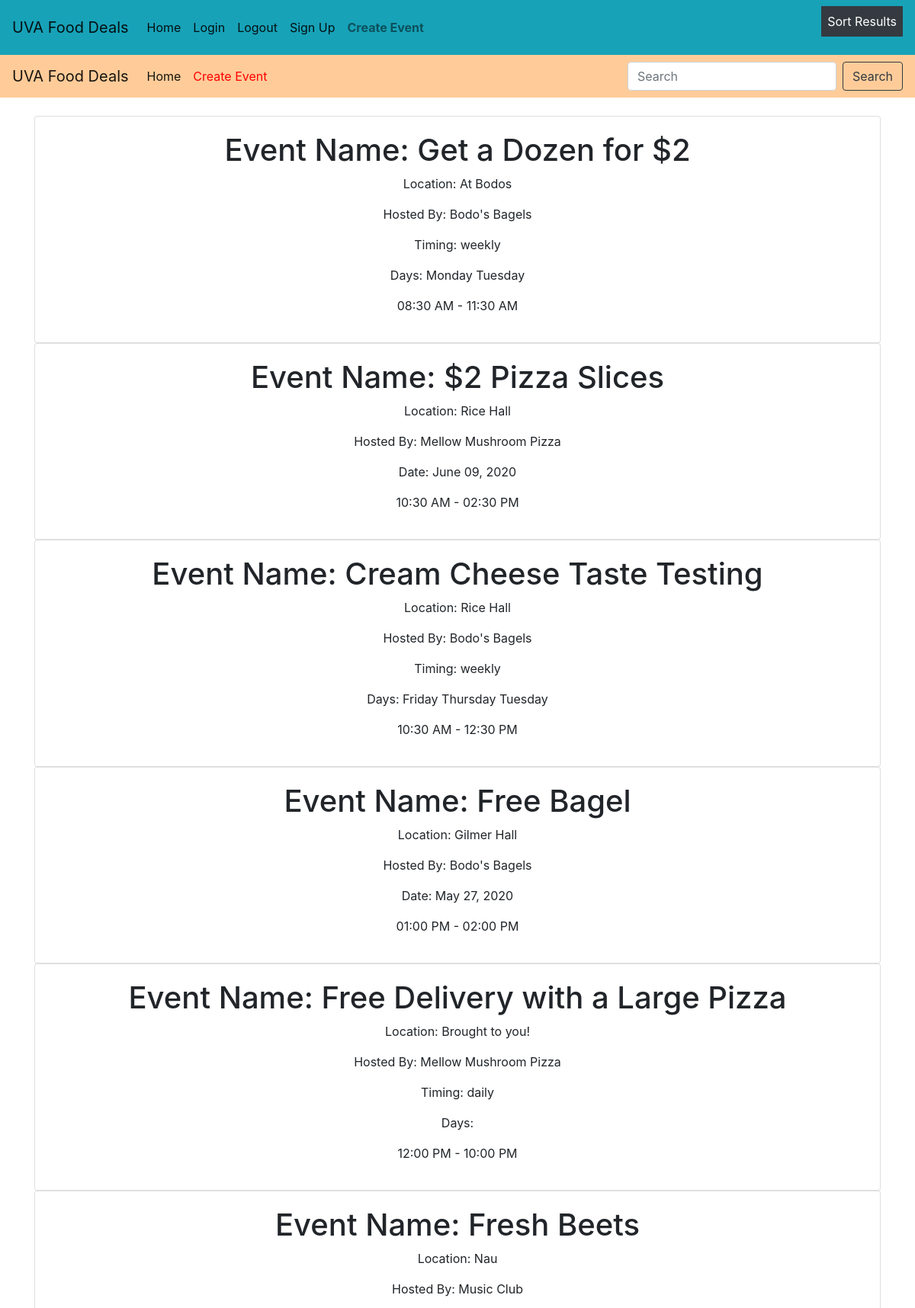
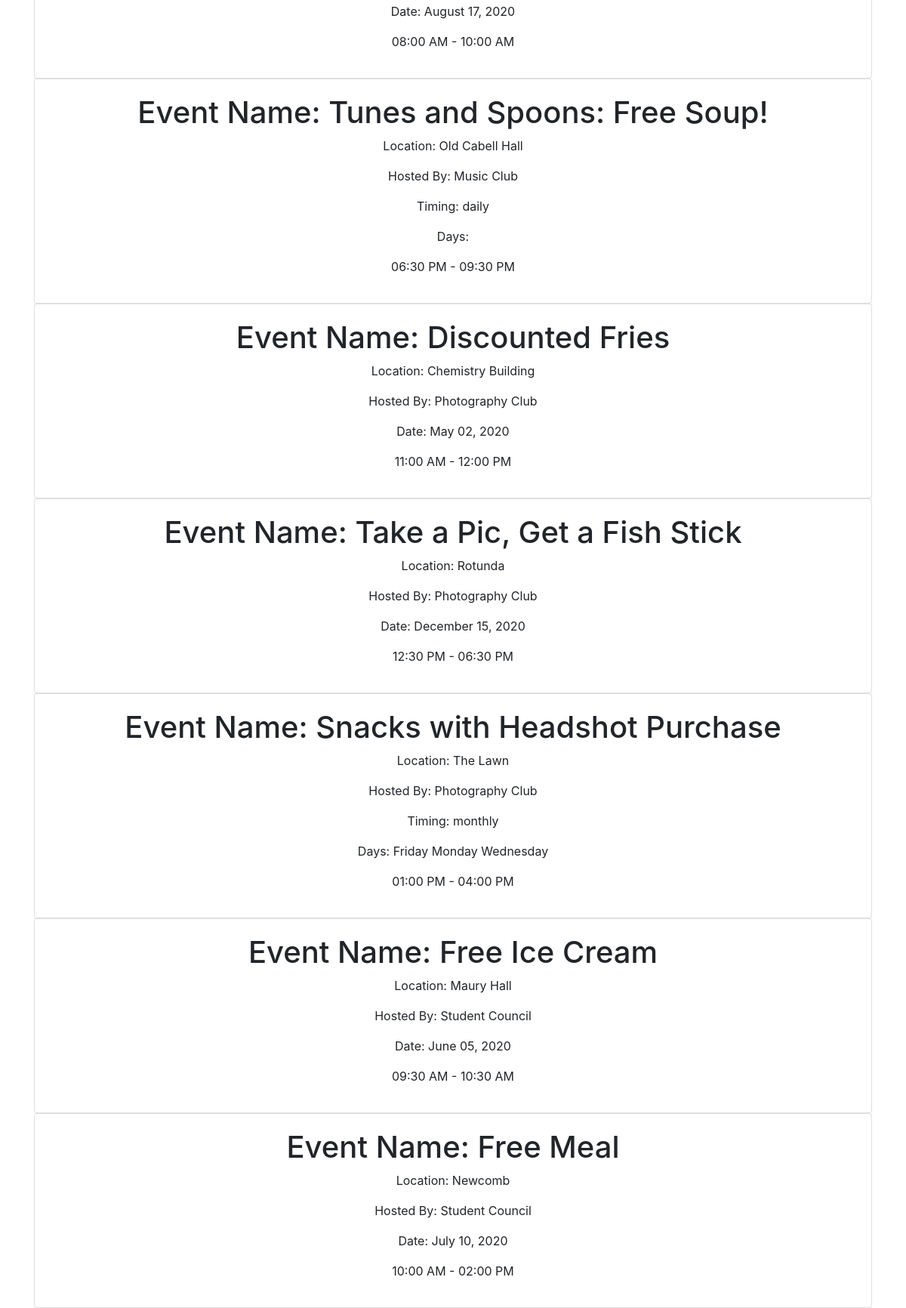
The app's page /uvafooddeals.php with its own data (2 pictures, top to bottom).
### tables this page shows
CREATE TABLE `recurring_event` (
  `eventID` int(6) NOT NULL,
  `timing` varchar(30) NOT NULL
);

CREATE TABLE `one_time_event` (
  `eventID` int(6) NOT NULL,
  `exact_date` date NOT NULL
);

### uvafooddeals.php (the view, shortened to what this page needs)
<?php
    require('uvafooddeals-connectdb.php');
    $query = "SELECT COUNT(*) FROM event NATURAL JOIN sponsors NATURAL JOIN host";
    $statement = $db->prepare($query);
    $statement->execute();
    $num_rows = $statement->fetchAll();
    foreach ($num_rows as $num_row) {
        if ($num_row['COUNT(*)'] == 0) {
            echo "<center><h4>You have no events! Add an event by clicking the button above.</h4></center>";
        } else {
            if(array_key_exists('popularity', $_POST))
            {
            $query = "SELECT * FROM event NATURAL JOIN sponsors NATURAL JOIN host ORDER BY total_votes DESC";
            }
            else
            {
            $query = "SELECT * FROM event NATURAL JOIN sponsors NATURAL JOIN host ORDER BY eventID DESC";
            }
            $statement = $db->prepare($query);
            $statement->execute();
            $results = $statement->fetchAll();
            foreach ($results as $result) {
                $eventID = $result["eventID"];
                $location = $result["location"];
                $startTime = $result["startTime"];
                $endTime = $result["endTime"];
                $event_name = $result["event_name"];
                $host = $result["name"];
                $isOneTime = false;
                $exact_date = '';
                $timing = '';
                $days = array();
                $query = "SELECT * FROM one_time_event";
                $statement = $db->prepare($query);
                $statement->execute();
                $results_onetime = $statement->fetchAll();
                foreach ($results_onetime as $result_onetime) {
                    if ($eventID == $result_onetime['eventID']) {
                        $exact_date = $result_onetime['exact_date'];
                        $isOneTime = true;
                    }
                }
                if ($isOneTime == false) {
                    $query = "SELECT * FROM recurring_event";
                    $statement = $db->prepare($query);
                    $statement->execute();
                    $results_rec = $statement->fetchAll();
                    foreach ($results_rec as $result_rec) {
                        if ($eventID == $result_rec['eventID']) {
                            $timing = $result_rec['timing'];
                        }
                    }
                    $query = "SELECT * FROM recurring_event_days_occurring";
                    $statement = $db->prepare($query);
                    $statement->execute();
                    $results_d = $statement->fetchAll();
                    foreach ($results_d as $result_d) {
                        if ($eventID == $result_d['eventID']) {
                            array_push($days, $result_d['day']);
                        }
                    }
                }
                echo "<div class='container'>";
                echo "<div class='card'>
                    <div class='card-body'>
                        <h1>Event Name: " . $event_name . "</h1>
                        <p>Location: " . $location . "</p>
                        <p>Hosted By: " . $host . "</p>";
                if ($isOneTime) {
                    echo "<p>Date: " . date('F d, Y ', strtotime($exact_date)) . "</p>";
                } else {
                    echo "<p>Timing: " . $timing . "</p>";
                    echo "<p>Days: ";
                    foreach ($days as $day) {
                        echo $day . " ";
                    }
                    echo "</p>";
                }
                echo "<p>" . date('h:i A', strtotime($startTime)) . ' - ' . date('h:i A', strtotime($endTime)) . "</p>";
                echo"</div>
                </div>";
                echo "</div>";
            }
        }
    }
?>

### navbar2.css (style rules this page uses)
.dropbtn { background-color: #343a40; color: white; padding: 8px; font-size: 16px; border: none; }
.dropdown { position: relative; display: inline-block; }

### uvafooddeals.css (style rules this page uses)
h1,p { text-align: center; }

### records on screen
recurring_event: timing "weekly"
one_time_event: exact_date "June 09, 2020"
recurring_event: timing "weekly"
one_time_event: exact_date "May 27, 2020"
recurring_event: timing "daily"
one_time_event: exact_date "August 17, 2020"
recurring_event: timing "daily"
one_time_event: exact_date "May 02, 2020"
one_time_event: exact_date "December 15, 2020"
recurring_event: timing "monthly"
one_time_event: exact_date "June 05, 2020"
one_time_event: exact_date "July 10, 2020"

### other values on screen
$event_name "Get a Dozen for $2"
$location "At Bodos"
$host "Bodo's Bagels"
$day "Monday"
$day "Tuesday"
date('h:i A', strtotime($startTime)) "08:30 AM"
date('h:i A', strtotime($endTime)) "11:30 AM"
$event_name "$2 Pizza Slices"
$location "Rice Hall"
$host "Mellow Mushroom Pizza"
date('h:i A', strtotime($startTime)) "10:30 AM"
date('h:i A', strtotime($endTime)) "02:30 PM"
$event_name "Cream Cheese Taste Testing"
$day "Friday"
$day "Thursday"
